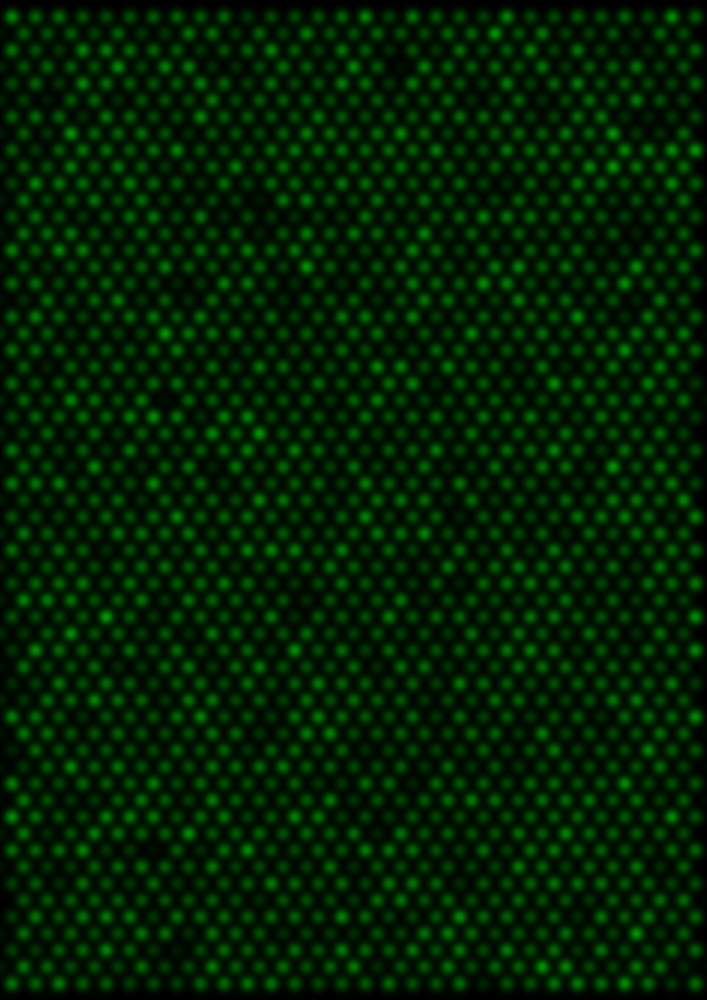
%> input picture cfg2TEM/NiCoCr/Ni0.jpg, 1414 x 2000 px (shown at 1/2 size)
$ octave correlation.m   (GNU Octave 9; MATLAB toolbox functions it lacks are replaced by stand-ins)
%> lines starting %> are read from the running program, lines starting %| are printed output that depends on the picture
clearvars;

Ni_jpg = imread('Ni0.jpg');
%> Ni_jpg is the input picture: size 2000x1414x3 uint8; mean R, G, B 0.3, 32.8, 0.3
Co_jpg = imread('Co0.jpg');
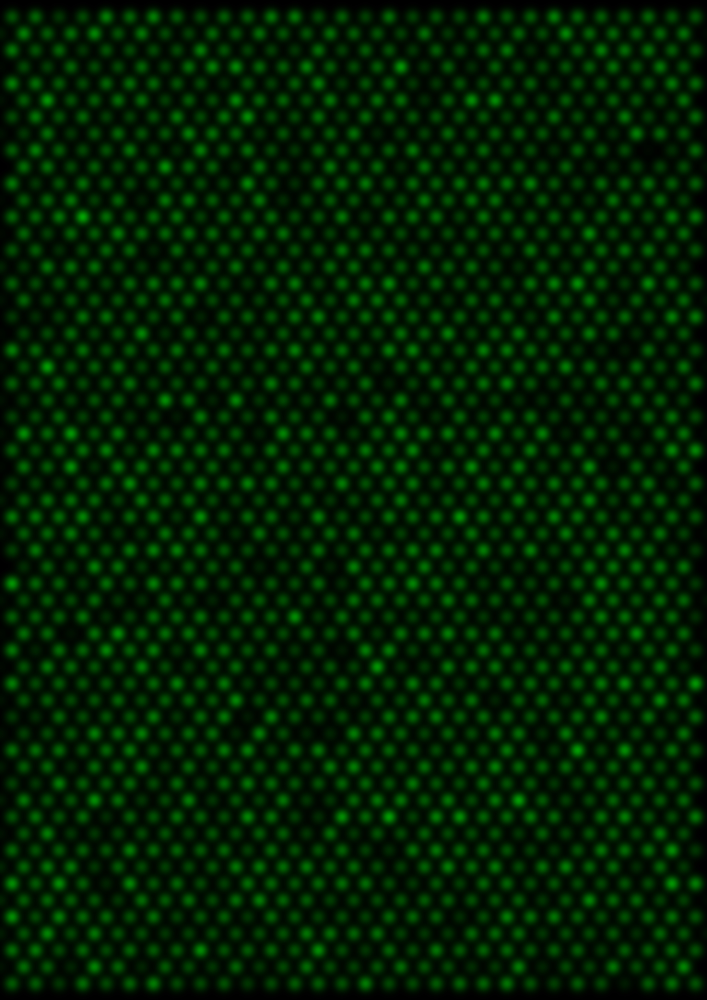
%> input picture cfg2TEM/NiCoCr/Co0.jpg, 1414 x 2000 px (shown at 1/2 size)
%> Co_jpg is the input picture: size 2000x1414x3 uint8; mean R, G, B 0.3, 32.6, 0.3
Cr_jpg = imread('Cr0.jpg');
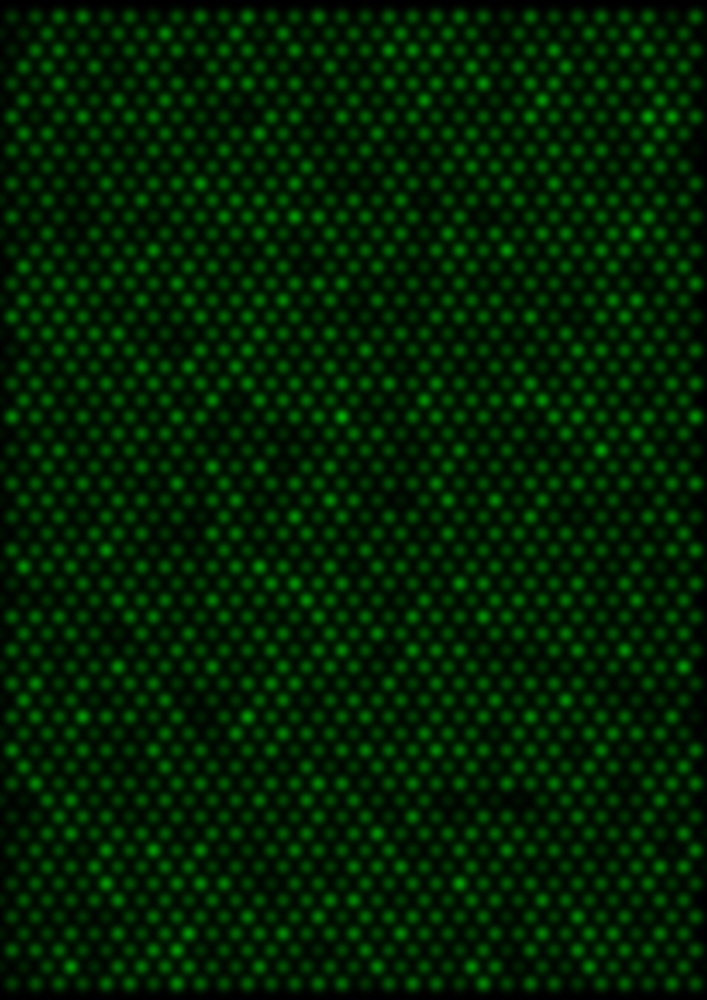
%> input picture cfg2TEM/NiCoCr/Cr0.jpg, 1414 x 2000 px (shown at 1/2 size)
%> Cr_jpg is the input picture: size 2000x1414x3 uint8; mean R, G, B 0.3, 33, 0.3

Ni = double(Ni_jpg(:,:,2));
Co = double(Co_jpg(:,:,2));
Cr = double(Cr_jpg(:,:,2));
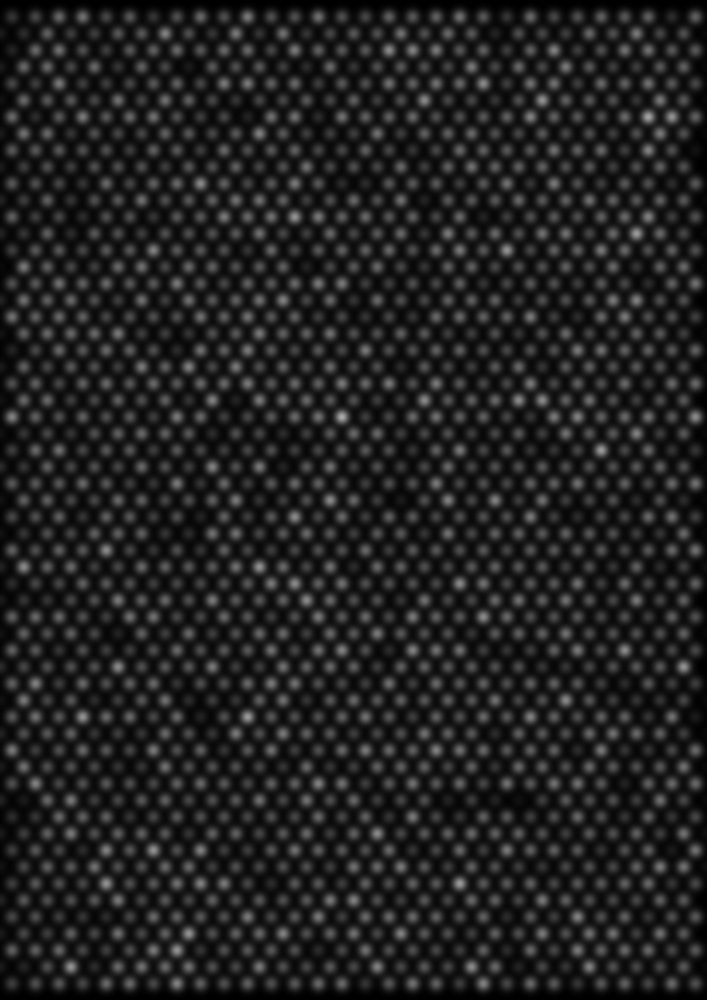
%> Cr: size 2000x1414 double (shown at 1/2 size); min 0, max 173, mean 33

ROW = length(Ni(:,1));
%> ROW = 2000
COL = length(Ni(1,:));
%> COL = 1414
aveNi = sum(sum(Ni))/ROW/COL;
%> aveNi = 32.82
aveCo = sum(sum(Co))/ROW/COL;
%> aveCo = 32.58
aveCr = sum(sum(Cr))/ROW/COL;
%> aveCr = 32.96
aveNiCoCr = aveNi+aveCo+aveCr;
%> aveNiCoCr = 98.36

Ni    = Ni/aveNiCoCr;
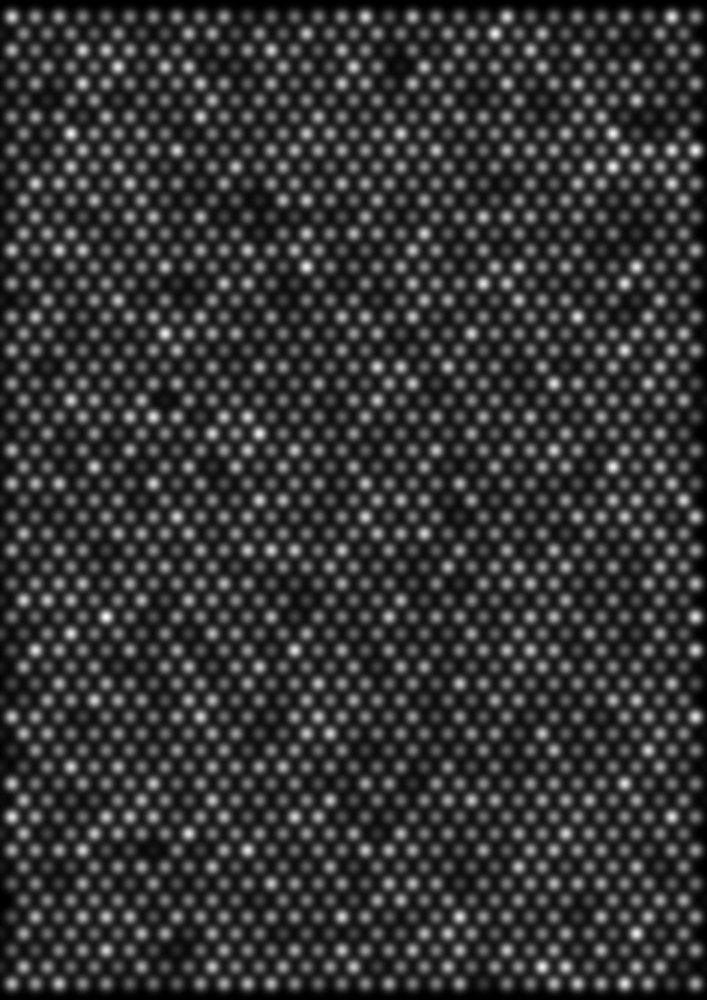
%> Ni: size 2000x1414 double (shown at 1/2 size); min 0, max 1.59, mean 0.334; drawn with min black and max white
Co    = Co/aveNiCoCr;
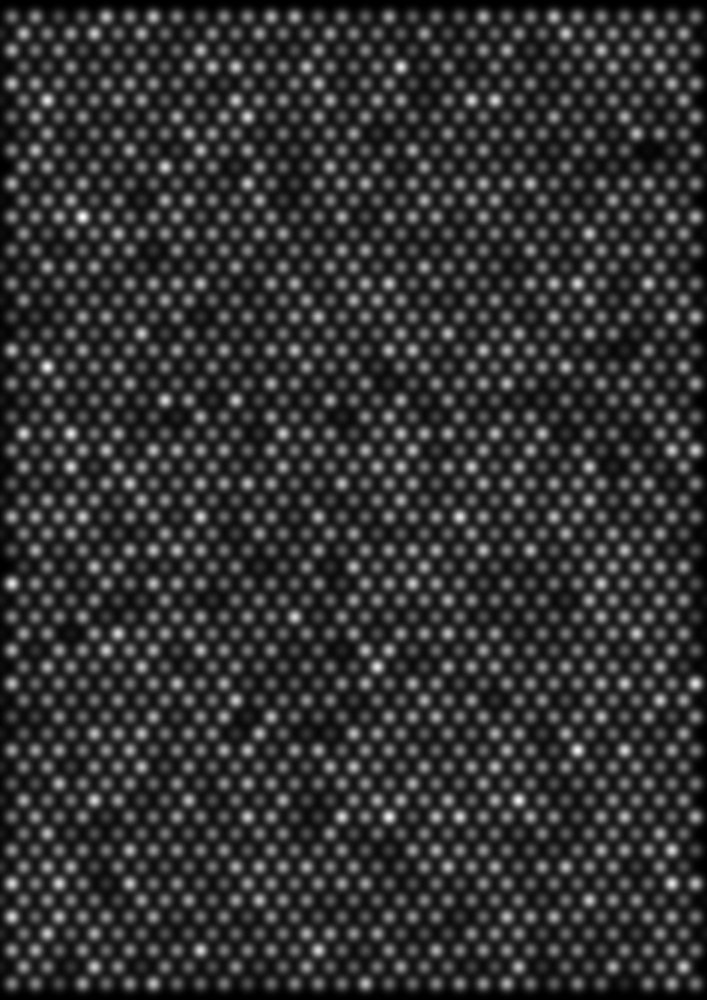
%> Co: size 2000x1414 double (shown at 1/2 size); min 0, max 1.66, mean 0.331; drawn with min black and max white
Cr    = Cr/aveNiCoCr;
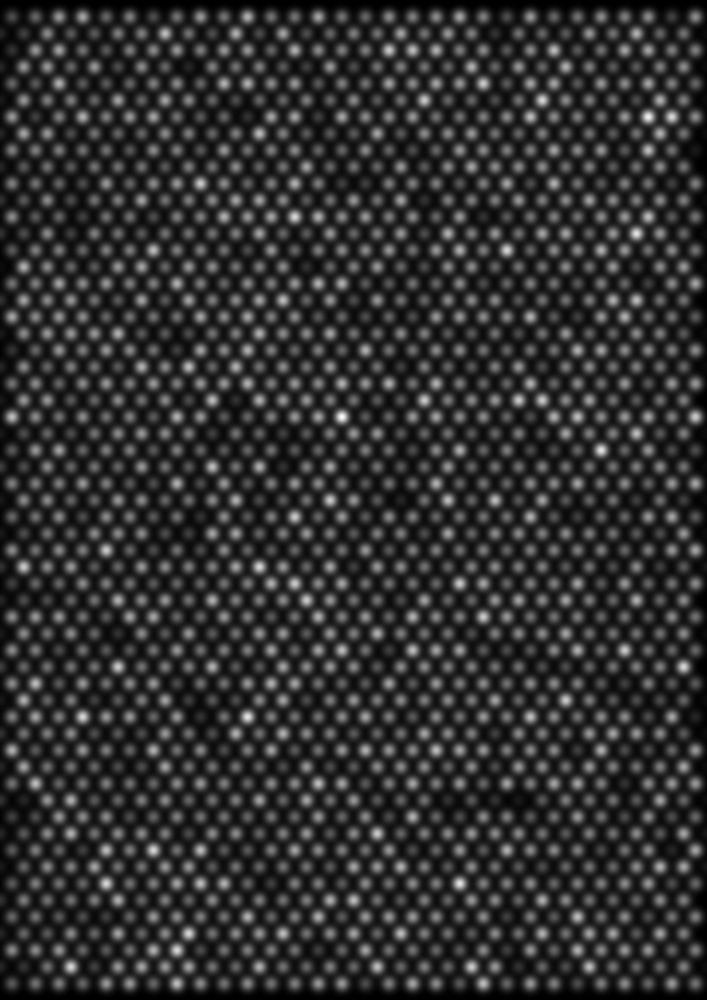
%> Cr: size 2000x1414 double (shown at 1/2 size); min 0, max 1.76, mean 0.335; drawn with min black and max white

rmax = 800;    % unit pixel
rbin = 50;       % unit pixel
R    = 0:rbin:rmax;

S2Ni   = zeros(length(R),1);
numNi  = zeros(length(R),1);
S2Co   = zeros(length(R),1);
numCo  = zeros(length(R),1);
S2Cr   = zeros(length(R),1);
numCr  = zeros(length(R),1);


pixel2A = 106.692/2000;
theta = 0;
%theta = atan(sqrt(2));
% along 110 direction (x axis)
%> (the run ends here)
